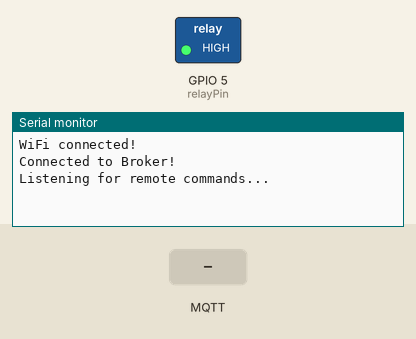
This sketch was run on a simulated ESP32. Shown: switched loads named in the sketch (green lamp = pin HIGH), the last lines printed to the serial monitor. The test bench sets the inputs (shaded band). WiFi joins after 1.5 s; servers stay silent unless stated; random numbers use the default seed unless the sketch sets one; no MQTT or app messages arrive unless stated.

Above: at 2.7 s.
2.8 s: MQTT message "1" arrives on the first subscribed topic
At 3.6 s:
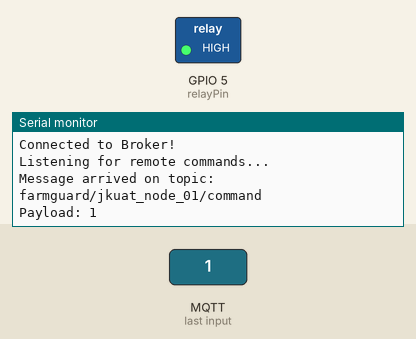
4.3 s: MQTT message "on" arrives on the first subscribed topic
At 4.7 s:
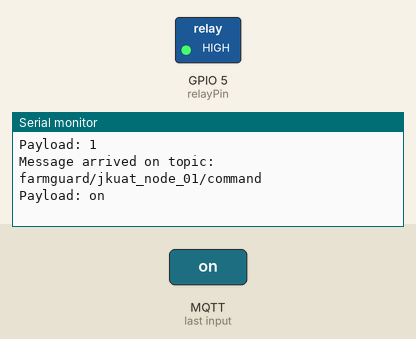
5.8 s: MQTT message "off" arrives on the first subscribed topic
At 7.0 s:
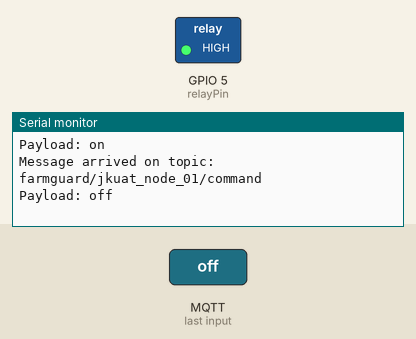

Measured:
- after the input at 2.8 s, the serial monitor: prints a new line at once (image 1)
- after the input at 4.3 s, the serial monitor: prints a new line at once (image 2)
- after the input at 5.8 s, the serial monitor: prints a new line at once (image 3)

The sketch:

Level_4_RemoteControl.ino
```cpp
// ====================================================================
// PROGRAM TITLE: FarmGuard-AIoT: Level 4 - Remote Command & Safety Timeout
// PURPOSE: Implements bi-directional MQTT control and hardware safety fail-safes.
// DESCRIPTION: This firmware shifts the edge node from a passive data transmitter
//              into a responsive control unit. It subscribes to a dedicated cloud
//              command channel, decodes remote actions, and runs an asynchronous
//              hardware "stopwatch" safety thread to prevent agricultural flooding.
// ====================================================================

// --- External Network & Hardware Libraries ---
#include <WiFi.h>          // Core ESP32 radio stack driver enabling local wireless router pairing.
#include <PubSubClient.h>  // MQTT protocol abstraction handling network data subscription packet brokers.

// --------------------------------------------------------------------
// LOCAL NETWORK & MQTT TOPIC INFRASTRUCTURE CONFIGURATION
// --------------------------------------------------------------------
// Local area network routing targets used to configure physical RF transceiver chips.
const char* ssid = "Molleene";         // Storage string for target local router identity name tags.
const char* password = "19molleene58"; // Storage string for local network security authentication keys.

// Public network endpoints facilitating distributed messaging architectures.
const char* mqtt_server = "broker.hivemq.com"; // Web URL string identifying the public gateway gateway broker.
const int mqtt_port = 1883;                    // TCP protocol interface port mapped globally for basic MQTT streams.

// BI-DIRECTIONAL TOPIC PATHWAYS:
// One out-bound pipe to distribute telemetry; one inbound pipe to capture remote operator variables.
const char* telemetry_topic = "farmguard/jkuat_node_01/telemetry";
const char* command_topic = "farmguard/jkuat_node_01/command";

// --------------------------------------------------------------------
// INSTANTIATED WIRELESS CLIENT ROUTERS
// --------------------------------------------------------------------
WiFiClient espClient;           // Allocates internal processing registers to manage open TCP networking stack links.
PubSubClient client(espClient); // Wraps standard MQTT command handlers directly inside the active network client socket.

// --------------------------------------------------------------------
// HARDWARE PERIPHERALS & OPERATIONAL STATES
// --------------------------------------------------------------------
const int relayPin = 5;      // Pin 5 acts as the digital logic switch line feeding the physical water pump relay.
bool pumpIsOn = false;       // Master operational state flag tracking immediate runtime status of water movement.

// --------------------------------------------------------------------
// ASYNCHRONOUS SAFETY OVER-RUN WATCHDOG MOTOR
// --------------------------------------------------------------------
// Prevents continuous irrigation if a cloud dashboard crashes, network signals freeze, or parameters fail to clear.
unsigned long pumpStartTime = 0;           // Dynamic container capturing the exact startup snapshot millisecond of a cycle.
const unsigned long MAX_PUMP_TIME = 5000;  // Critical design limit capping maximum mechanical run cycles to exactly 5 seconds.

// ====================================================================
// SETUP FUNCTION: RUNS ONCE AT SYSTEM BOOT
// ====================================================================
void setup() {
  // Initialize communication registers for physical hardware interface logging at 115200 bps.
  Serial.begin(115200);

  // Bind pin orientation roles to control electrical logic line driving layouts.
  pinMode(relayPin, OUTPUT);
  digitalWrite(relayPin, HIGH); // Hardware Safety Interlock: Force output HIGH to ensure pump stays OFF at startup.

  // Establish baseline local physical network connections before spinning up system logic layers.
  setup_wifi();

  // Direct MQTT client engine hooks to resolve address locations across external cloud matrices.
  client.setServer(mqtt_server, mqtt_port);

  // Register the operational listening callback handler. This maps incoming network packet streams
  // into memory arrays for data evaluation cycles.
  client.setCallback(mqttCallback);
}

// ====================================================================
// FUNCTION: NON-BLOCKING LOCAL AREA NETWORK ENGAGEMENT ENGINE
// ====================================================================
void setup_wifi() {
  delay(10); // Safe hardware rest interval letting core transceiver chip voltages normalize cleanly.
  WiFi.begin(ssid, password); // Pass configuration criteria out to initiate network link sequences.

  // Safe verification loops checking connection flags before returning runtime to higher application processing.
  while (WiFi.status() != WL_CONNECTED) { delay(500); }
  Serial.println("WiFi connected!");
}

// ====================================================================
// FUNCTION: RECOVERY ROUTINE RESTORING LOST BROKER PERSISTENCE
// ====================================================================
void reconnect() {
  // Execute connection evaluation loops until the cloud validates the handshake token block.
  while (!client.connected()) {
    // Generate a unique transaction tracking signature using dynamic hex calculation variables.
    // Unique naming constraints prevent overlapping node assets from dropping each other offline.
    String clientId = "FarmGuardNode-" + String(random(0xffff), HEX);

    // Attempt standard authentication loops using our clean identification string profiles.
    if (client.connect(clientId.c_str())) {
      Serial.println("Connected to Broker!");

      // CRITICAL NETWORK STEP: Issue subscription packets right after connecting to register
      // the node with the broker routing tables. If skipped, remote commands are completely ignored.
      client.subscribe(command_topic);
      Serial.println("Listening for remote commands...");
    } else {
      // Safety Back-off Delay: Halts operational processing before triggering automated loop retries.
      delay(5000);
    }
  }
}

// ====================================================================
// THE INTERRUPT-STYLE LISTENER: TRIGGERS WHENEVER CLOUD PACKETS ARRIVE
// ====================================================================
// Parameters:
//   - topic: Char array holding the address string that received the message payload.
//   - payload: Raw pointer to raw byte blocks holding packet content.
//   - length: Integer size limit determining byte allocation boundaries.
void mqttCallback(char* topic, byte* payload, unsigned int length) {
  Serial.print("Message arrived on topic: ");
  Serial.println(topic);

  // Parsing Matrix: Extract raw byte streams from memory buffers and convert them into a manipulable String format.
  String message = "";
  for (int i = 0; i < length; i++) {
    message += (char)payload[i]; // Typecast character formatting indices directly inside extraction strings.
  }
  Serial.println("Payload: " + message);

  // Command Evaluation Block: Evaluates if string markers map directly to intended targets.
  // indexOf checks string array profiles. If return integers point above zero, validation tests clear.
  if (message.indexOf("\"PUMP_ON\"") > 0) {
    Serial.println("COMMAND RECEIVED: Activating Pump remotely!");

    // Actuate physical pins: Drive Active LOW relay circuit down to close coil connection paths (Pump ON).
    digitalWrite(relayPin, LOW);

    pumpIsOn = true;             // Set state tracker true to instruct independent safety tracking loops to begin evaluation.
    pumpStartTime = millis();    // Log current running millisecond timestamp to lock in tracking references.
  }
}

// ====================================================================
// MAIN RUNTIME KERNEL: EXECUTED REPETITIVELY WITHOUT INTERRUPTION
// ====================================================================
void loop() {
  // Connection Guardrail: Check active cloud linking registers before executing transactional sweeps.
  if (!client.connected()) { reconnect(); }

  // Yield processing power to background network registers to capture inbound incoming traffic,
  // route callbacks, and dispatch standard MQTT heartbeat data frames.
  client.loop();

  // ------------------------------------------------------------------
  // INDEPENDENT HARDWARE FAIL-SAFE WATCHDOG THREAD
  // ------------------------------------------------------------------
  // Evaluate if system configurations register active mechanical field loops.
  if (pumpIsOn) {
    // Non-blocking delta calculations: Subtract current millisecond values from stored start snapshots.
    // If the elapsed period matches or breaks past the 5-second maximum allocation limit, force an emergency override.
    if (millis() - pumpStartTime >= MAX_PUMP_TIME) {
      Serial.println("SAFETY TRIGGER: Maximum pump time reached. Forcing OFF.");

      // Override Actuation: Instantly push the active LOW line high to kill power lines feeding water actuators.
      digitalWrite(relayPin, HIGH);

      pumpIsOn = false; // Reset the state tracker flag to clear emergency routines and secure steady state.
    }
  }
}
```
